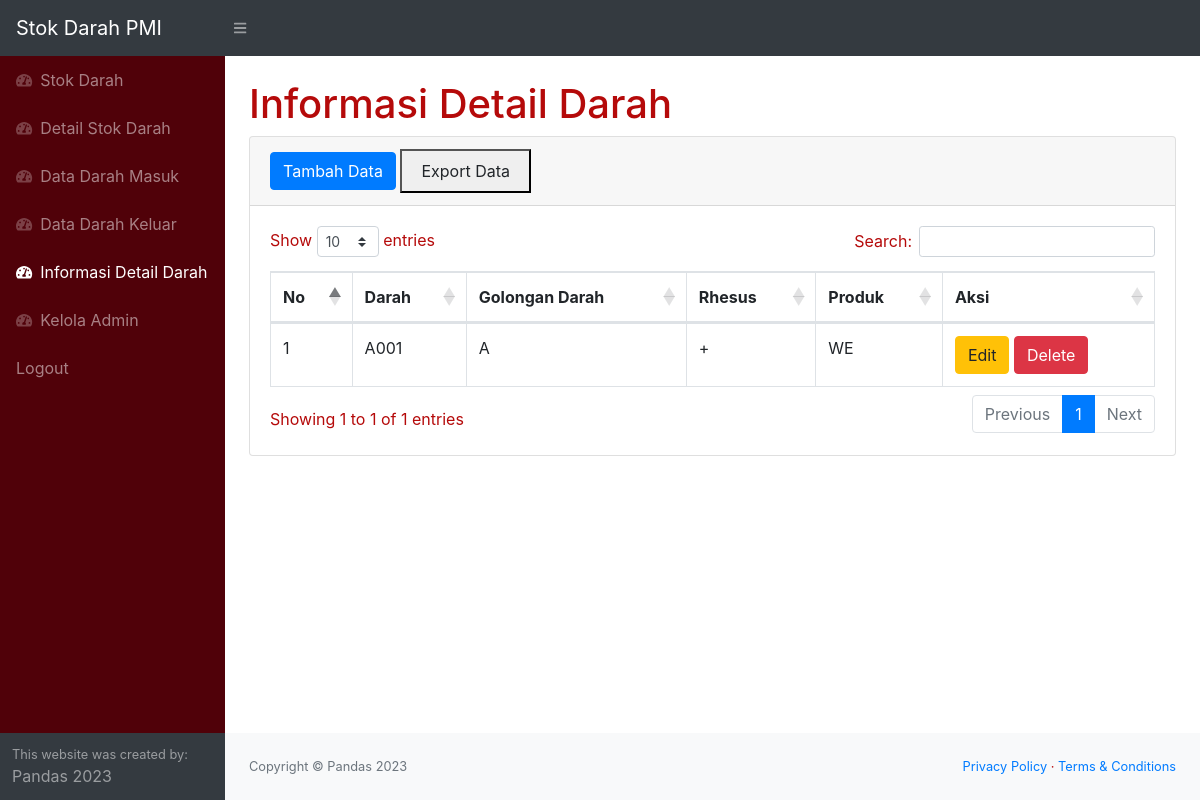
/detaildarah.php (signed in), run on the app's committed database.
### tables this page shows
CREATE TABLE `informasi_detail_darah` (
  `id_darah` int(10) NOT NULL,
  `id_stok` int(11) NOT NULL,
  `goldar` varchar(50) NOT NULL,
  `rhesus` varchar(50) NOT NULL,
  `produk` varchar(50) NOT NULL
);

CREATE TABLE `stok_darah` (
  `id_stok` int(10) NOT NULL,
  `darah` varchar(50) NOT NULL,
  `keterangan` text NOT NULL,
  `stok` varchar(50) NOT NULL
);

### detaildarah.php (the view, shortened to what this page needs)
<?php
require 'function.php';
?>
<!DOCTYPE html>
<html lang="en">
    <head>
        <link href="css/styles.css" rel="stylesheet" />
        <link href="https://cdn.datatables.net/1.10.20/css/dataTables.bootstrap4.min.css" rel="stylesheet" />
    </head>
    <body class="sb-nav-fixed">
        <nav class="sb-topnav navbar navbar-expand navbar-dark bg-dark">
            <a class="navbar-brand" href="index.php">Stok Darah PMI</a>
            <button class="btn btn-link btn-sm order-1 order-lg-0" id="sidebarToggle" href="#"><i class="fas fa-bars"></i></button>
        </nav>
        <div id="layoutSidenav">
            <div id="layoutSidenav_nav">
                <nav class="sb-sidenav accordion sb-sidenav-dark" id="sidenavAccordion">
                    <div class="sb-sidenav-menu">
                        <div class="nav">
                            <a class="nav-link" href="index.php">
                                <div class="sb-nav-link-icon"><i class="fas fa-tachometer-alt"></i></div>
                                Stok Darah
                            </a>
                            <a class="nav-link" href="detailstokdarah.php">
                                <div class="sb-nav-link-icon"><i class="fas fa-tachometer-alt"></i></div>
                                Detail Stok Darah
                            </a>
                            <a class="nav-link" href="masuk.php">
                                <div class="sb-nav-link-icon"><i class="fas fa-tachometer-alt"></i></div>
                                Data Darah Masuk
                            </a>
                            <a class="nav-link" href="keluar.php">
                                <div class="sb-nav-link-icon"><i class="fas fa-tachometer-alt"></i></div>
                                Data Darah Keluar
                            </a>
                            <a class="nav-link" href="detaildarah.php">
                                <div class="sb-nav-link-icon"><i class="fas fa-tachometer-alt"></i></div>
                                Informasi Detail Darah
                            </a>
                            <a class="nav-link" href="admin.php">
                                <div class="sb-nav-link-icon"><i class="fas fa-tachometer-alt"></i></div>
                                Kelola Admin
                            </a>
                            <a class="nav-link" href="logout.php">
                                Logout
                            </a>
                        </div>
                    </div>
                    <div class="sb-sidenav-footer">
                        <div class="small">This website was created by:</div>
                        Pandas 2023
                    </div>
                </nav>
            </div>
            <div id="layoutSidenav_content">
                <main>
                    <div class="container-fluid">
                        <h1 class="mt-4">Informasi Detail Darah</h1>
                        <div class="card mb-4">
                            <div class="card-header">
                                <button type="button" class="btn btn-primary" data-toggle="modal" data-target="#myModal">
                                    Tambah Data
                                </button>
                                <button type="button">
                                    <a href="exportdetaildarah.php" class="btn btn info ">Export Data</a>
                                </button>
                            </div>
                            <div class="card-body">
                                <div class="table-responsive">
                                    <table class="table table-bordered" id="dataTable" width="100%" cellspacing="0">
                                        <thead>
                                            <tr>
                                                <th>No</th>
                                                <th>Darah</th>
                                                <th>Golongan Darah</th>
                                                <th>Rhesus</th>
                                                <th>Produk</th>
                                                <th>Aksi</th>
                                            </tr>
                                        </thead>
                                        <tbody>
                                        <?php
                                            $ambilsemuadatastok = mysqli_query($conn, "select * from informasi_detail_darah i, stok_darah s where s.id_stok = i.id_stok");
                                            $i = 1;
                                            while($data=mysqli_fetch_array($ambilsemuadatastok)){
                                                $idd = $data['id_darah'];
                                                $namadarahnya = $data['darah'];
                                                $goldar = $data['goldar'];
                                                $rhesus = $data['rhesus'];
                                                $produk = $data['produk'];
                                            ?>
                                            <tr>
                                                <td><?=$i++;?></td>
                                                <td><?=$namadarahnya;?></td>
                                                <td><?=$goldar;?></td>
                                                <td><?=$rhesus;?></td>
                                                <td><?=$produk;?></td>
                                                <td>
                                                    <button type="button" class="btn btn-warning" data-toggle="modal" data-target="#edit<?=$idd;?>">
                                                        Edit
                                                    </button>
                                                    <button type="button" class="btn btn-danger" data-toggle="modal" data-target="#delete<?=$idd;?>">
                                                        Delete
                                                    </button>
                                                </td>
                                            </tr>
                                            <?php
                                            };
                                            ?>
                                        </tbody>
                                    </table>
                                </div>
                            </div>
                        </div>
                    </div>
                </main>
                <footer class="py-4 bg-light mt-auto">
                    <div class="container-fluid">
                        <div class="d-flex align-items-center justify-content-between small">
                            <div class="text-muted">Copyright &copy; Pandas 2023</div>
                            <div>
                                <a href="#">Privacy Policy</a>
                                &middot;
                                <a href="#">Terms &amp; Conditions</a>
                            </div>
                        </div>
                    </div>
                </footer>
            </div>
        </div>
    </body>
</html>

### data on the page
informasi_detail_darah: id_stok.darah "A001", goldar "A", rhesus "+", produk "WE"
